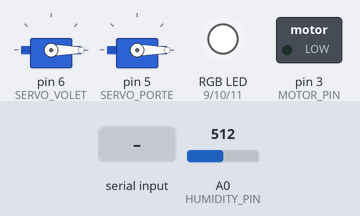
The sketch below on a simulated Arduino Uno, built with avr-gcc and run on an emulated ATmega328P. Parts: 2 × servo, switched loads named in the sketch (green lamp = pin HIGH), an RGB LED mixed from three pins (HIGH = lit). The test bench sets the inputs (shaded band); at power-on: A0 (HUMIDITY_PIN) = 512.

Above: at 1.2 s.
1.3 s: A0 (HUMIDITY_PIN) set to 611
2.8 s: A0 (HUMIDITY_PIN) set to 632
At 4.0 s:
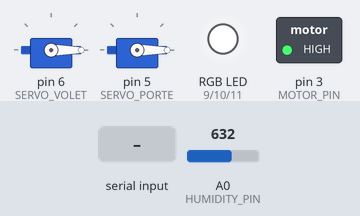
4.3 s: "O" received over Serial
At 5.4 s:
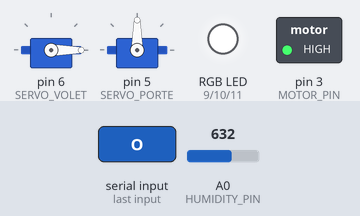
5.8 s: "V" received over Serial
At 6.7 s:
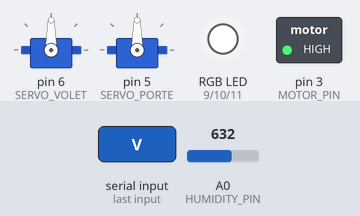
7.3 s: "F" received over Serial
At 8.0 s:
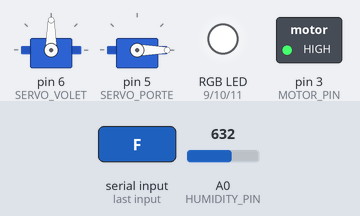
8.8 s: "R" received over Serial
At 9.2 s:
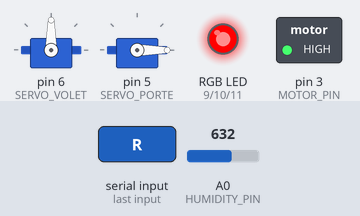
Timing chart, 0 to 11.3 s (numbered marks = the images above; inputs shaded):
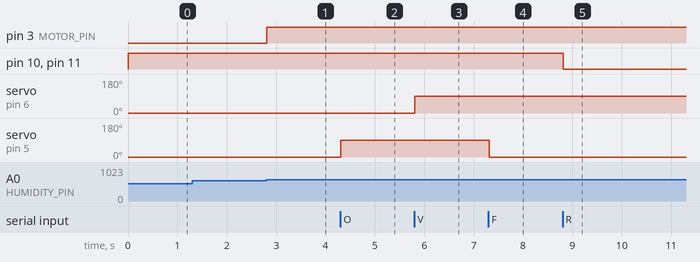

The sketch:

Code_Arduino_2.ino
```cpp
#include <Servo.h>

// VMC
#define MOTOR_PIN 3
#define HUMIDITY_PIN A0

// LED RGB
#define LED_R 9
#define LED_G 10
#define LED_B 11

// Servo volet
Servo voletServo;
#define SERVO_VOLET 6

// Servo porte
Servo porteServo;
#define SERVO_PORTE 5

bool porteOuverte = false;
bool voletOuvert = false;

void setup() {
  Serial.begin(9600);

  pinMode(MOTOR_PIN, OUTPUT);
  pinMode(LED_R, OUTPUT);
  pinMode(LED_G, OUTPUT);
  pinMode(LED_B, OUTPUT);

  voletServo.attach(SERVO_VOLET);
  voletServo.write(0); // volet fermé

  porteServo.attach(SERVO_PORTE);
  porteServo.write(0); // porte verrouillée

  // LED blanche au démarrage
  analogWrite(LED_R, 255);
  analogWrite(LED_G, 255);
  analogWrite(LED_B, 255);
}

void loop() {
  // VMC humidité automatique
  int val = analogRead(HUMIDITY_PIN);
  int humidity = map(val, 0, 1023, 0, 100);

  if (humidity > 60) {
    digitalWrite(MOTOR_PIN, HIGH); // VMC ON
  } else {
    digitalWrite(MOTOR_PIN, LOW);  // VMC OFF
  }

  // Commandes reçues depuis Arduino 1
  if (Serial.available() > 0) {
    char cmd = Serial.read();

    if (cmd == 'O') {
      porteServo.write(90);
      porteOuverte = true;
    } else if (cmd == 'F') {
      porteServo.write(0);
      porteOuverte = false;
    } else if (cmd == 'V') {
      if (voletOuvert) {
        voletServo.write(0);
        voletOuvert = false;
      } else {
        voletServo.write(90);
        voletOuvert = true;
      }
    } else if (cmd == 'R') {
      analogWrite(LED_R, 255);
      analogWrite(LED_G, 0);
      analogWrite(LED_B, 0);
    } else if (cmd == 'G') {
      analogWrite(LED_R, 0);
      analogWrite(LED_G, 255);
      analogWrite(LED_B, 0);
    } else if (cmd == 'B') {
      analogWrite(LED_R, 0);
      analogWrite(LED_G, 0);
      analogWrite(LED_B, 255);
    } else if (cmd == 'W') {
      analogWrite(LED_R, 255);
      analogWrite(LED_G, 255);
      analogWrite(LED_B, 255);
    } else if (cmd == 'H') {
      // Répond avec état VMC
      if (humidity > 60) {
        Serial.write('M'); // VMC marche
      } else {
        Serial.write('S'); // VMC stop
      }
    }
  }

  delay(100);
}
```

Measured:
- the behaviour switches between 624 and 625 on A0 (HUMIDITY_PIN) (found by bisection; images 0 and 1)
- after the input at 1.3 s, every drawn part: stays the same
- after the input at 2.8 s, pin 3 (MOTOR_PIN): LOW → HIGH at once
- after the input at 4.3 s, servo on pin 5 (SERVO_PORTE): 0° → 90° at once
- after the input at 5.8 s, servo on pin 6 (SERVO_VOLET): 0° → 90° at once
- after the input at 7.3 s, servo on pin 5 (SERVO_PORTE): 90° → 0° at once
- after the input at 8.8 s, pin 10 (LED_G), pin 11 (LED_B): HIGH → LOW at once
